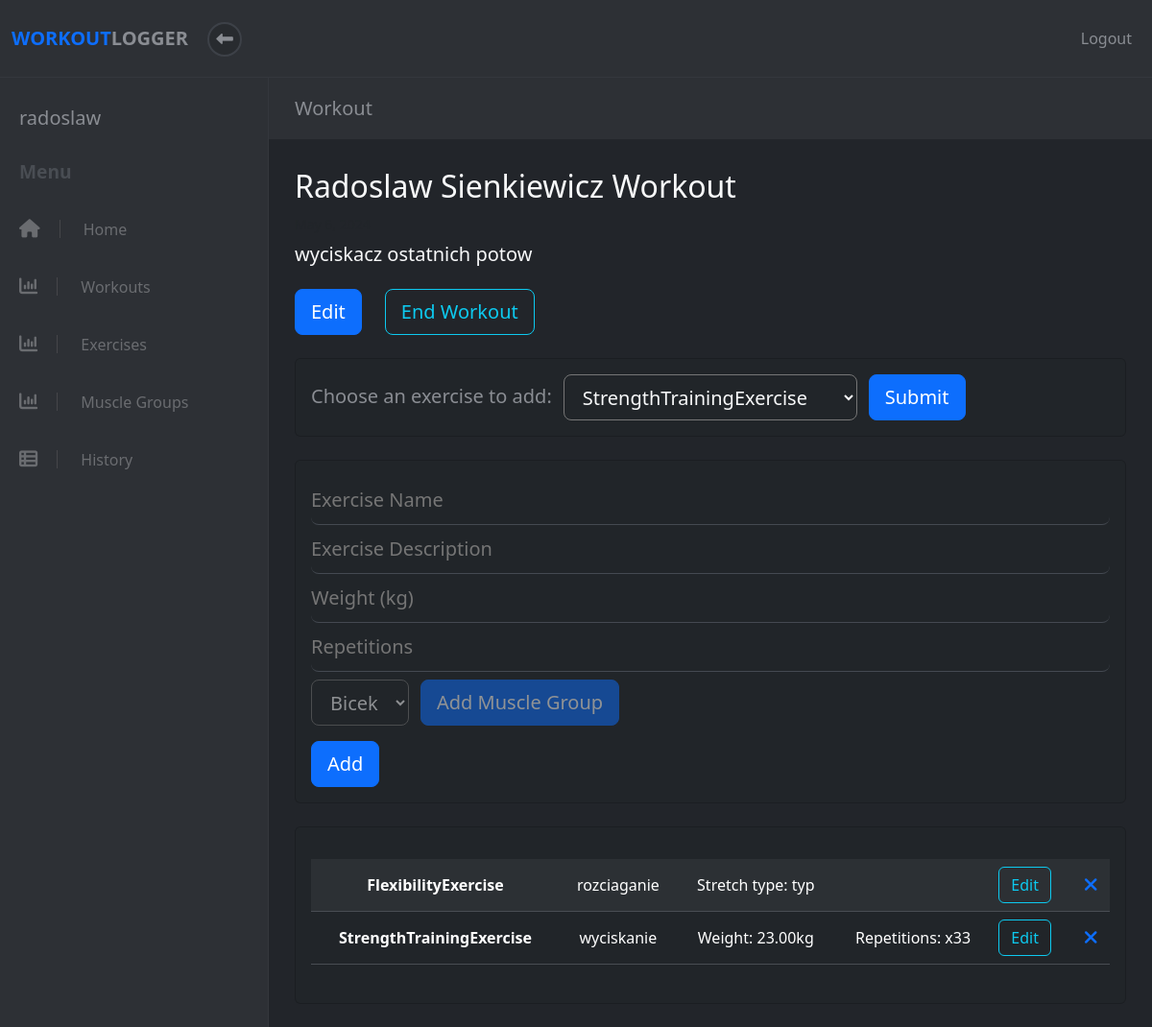
The app's page /workout/1 (signed in), older data.
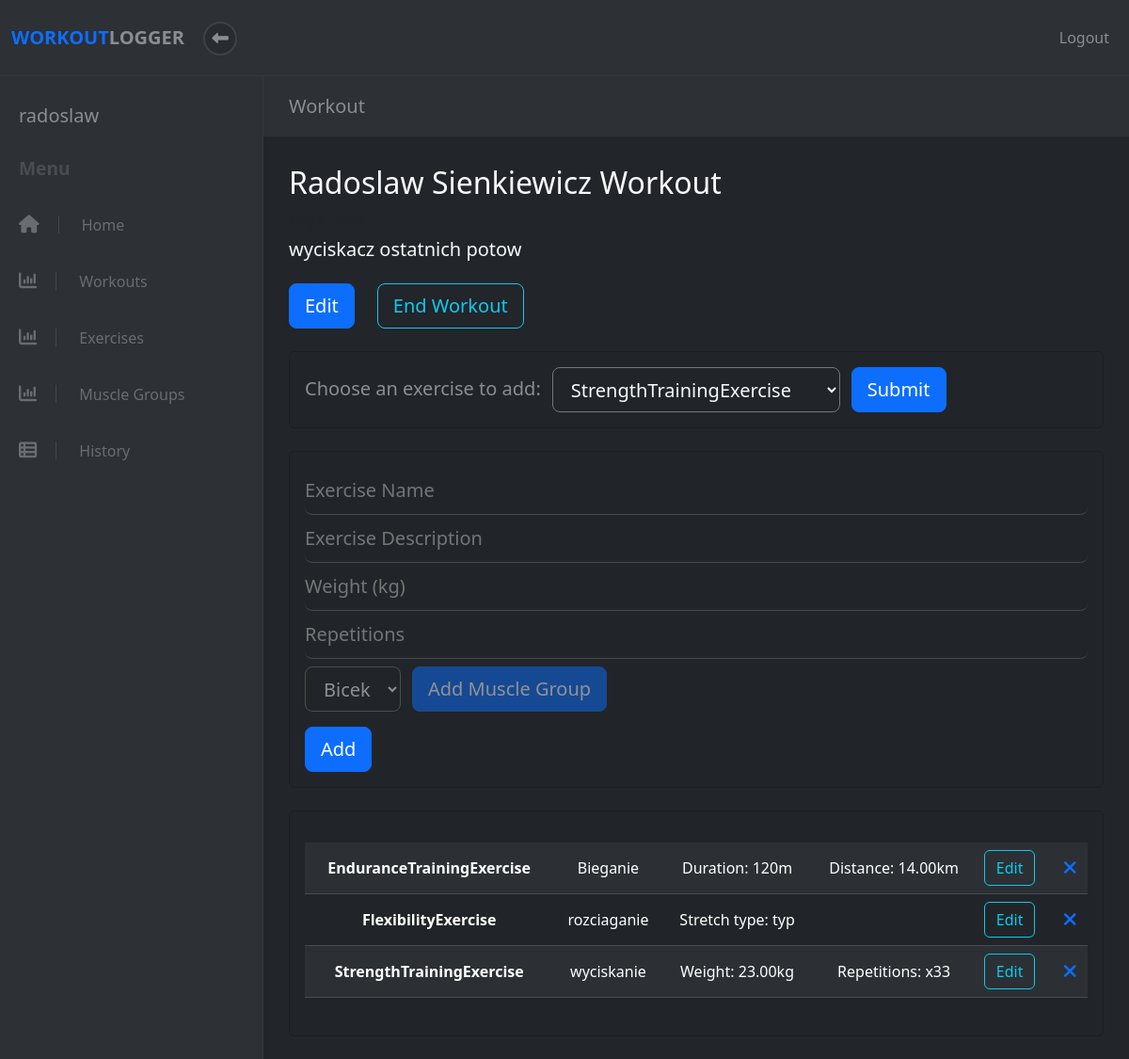
The same page, newer data.
### apps/workout/models.py (models this page shows, shortened)
class Exercise(models.Model):
    name = models.CharField(max_length=50)
    description = models.CharField(max_length=150)
    workout = models.ForeignKey(Workout, on_delete=models.CASCADE, related_name='%(class)s', default=None)
    muscle_group = models.ForeignKey(MuscleGroup, on_delete=models.CASCADE, default=None)
    user = models.ForeignKey(User, on_delete=models.CASCADE, default=None)
    created_at = models.DateTimeField(auto_now_add=True)
    updated_at = models.DateTimeField(auto_now=True)
    objects = ExerciseManager()
    class Meta:
        ordering = ('name', 'muscle_group')
        abstract = True
    def class_name(self):
        return self.__class__.__name__

class FlexibilityExercise(Exercise):
    stretch_type = models.CharField(max_length=50)
    objects = FlexibilityExerciseManager()
    def data(self):
        return ["Stretch type: "+ self.stretch_type, '']

class StrengthTrainingExercise(Exercise):
    weight = models.DecimalField(max_digits=6, decimal_places=2)
    repetitions = models.PositiveIntegerField()
    objects = StrengthTrainingExerciseManager()
    def data(self):
        return [
            "Weight: " + str(self.weight) + "kg",
            "Repetitions: x" + str(self.repetitions)
        ]
    def form_data(self):
        return [
            FormData("weight", "number", "Weight (kg)"),
            FormData("repetitions", "number", "Repetitions")
        ]

class EnduranceTrainingExercise(Exercise):
    duration_minutes = models.PositiveIntegerField()
    distance_km = models.DecimalField(max_digits=6, decimal_places=2)
    objects = EnduranceTrainingExerciseManager()
    def data(self):
        return [
            "Duration: " + str(self.duration_minutes) + "m",
            "Distance: " + str(self.distance_km) + "km"
            ]

### apps/workout/views.py (the view)
# urls.py: re_path(r'^workout/(?P<id>\d*)$', views.workout),
def workout(request, id):
    exercise_type = request.GET.get('exercise_type')
    if(exercise_type == None):
        exercise_type = StrengthTrainingExercise().class_name
    try:
        user = User.objects.get(id=request.session["user_id"])
        ste = StrengthTrainingExercise.objects.filter(workout__id=id)
        ete = EnduranceTrainingExercise.objects.filter(workout__id=id)
        be = BalanceExercise.objects.filter(workout__id=id)
        fe = FlexibilityExercise.objects.filter(workout__id=id)
        exercises = list(chain(ste, ete, be, fe))
        data = {
            'user': user,
            'workout': Workout.objects.get(id=id),
            'exercises': sorted(exercises, key=lambda x: x.updated_at, reverse=True),
            'muscle_groups': MuscleGroup.objects.filter(user = user),
            'exercise_types': get_exercises_types(),
            'current_exercise': exercise_type,
        }
        return render(request, "workout/workout.html", data)
    except (KeyError, User.DoesNotExist) as err:
        messages.info(request, "You must be logged in to view this page.", extra_tags="invalid_session")
        return redirect("/")

### apps/workout/models.py (called while the page is built)
    def __str__(self):
        return self.name

### apps/workout/views_helper.py (called while the page is built)
def get_exercises_types():
    return [
        StrengthTrainingExercise,
        EnduranceTrainingExercise,
        BalanceExercise,
        FlexibilityExercise,
    ]

### apps/workout/templates/workout/workout.html (shortened to what the changed rows need)
<!DOCTYPE html>
<html>
  <head>
    {% load static %}
    <link rel="stylesheet" href="{% static 'fontawesomefree/css/all.min.css' %}">
    <link rel="stylesheet" href="../../static/workout/styles.css">
    {% load bootstrap5 %}
    {% bootstrap_css %}
  </head>
  <body>
    <div class="d-flex align-items-stretch">
      {% include 'workout/sidebar.html' %}
      <div class="page-content">
        <div class="page-header">
          <div class="container-fluid">
            <h2 class="h5 no-margin-bottom">Workout</h2>
          </div>
        </div>
        <section class="no-padding-bottom">
          <div class="container-fluid">
            <div class="row">
              <div class="col-lg-12 text-light">
                <h2 class="">{{ workout.name}}</h2>
                {% if workout.completed == False %}
                <div class="card bg-dark add-exercise mb-4 mt-2">
                  <div class="card-body">
                    <form
                      id="add-exercise-form"
                      action="/exercise"
                      method="POST"
                    >
                      {% for exercise_type in exercise_types %}
                        {% if exercise_type.class_name == current_exercise %}
                          {% for field in exercise_type.form_data %}
                            <div class="form-group">
                              <input
                                id="{{ field.name }}"
                                type="{{ field.type }}"
                                name="{{ field.name }}"
                                required
                                class="input-material form-control-lg"
                                placeholder="{{ field.placeholder }}"
                              />
                            </div>
                          {% endfor %}
                        {% endif %}
                      {% endfor %}
                    </form>
                  </div>
                </div>
                {% endif %}
                {% if exercises %}
                <div class="card bg-dark add-exercise mb-4 mt-2">
                  <div class="card-body">
                    <div id="exercise-wrapper" class="mb-4">
                      <table class="table table-dark table-striped text-light">
                        <tbody>
                          {% for exercise in exercises %}
                          <tr>
                            <th scope="row" class="align-middle text-center">{{ exercise.class_name }}</th>
                            <td class="align-middle text-center">{{ exercise.name }}</td>
                            {% for data in exercise.data %}
                            <td class="align-middle text-center">{{ data }}</td>
                            {% endfor %}
                            <td ><a
                              href="/workout/{{ workout.id }}/edit"
                              class="btn btn-outline-info"
                              >Edit</a
                            ></td>
                            {% if workout.completed == False %}
                            <td class="align-middle text-center">
                              <form
                                id="delete-exercise-form"
                                action="/exercise/{{ exercise.id }}/delete"
                                method="GET"
                                class="p-0"
                              >
                                <button
                                  id="delete-exercise"
                                  type="submit"
                                  class="btn btn-link btn-lg p-0"
                                >
                                  <i class="fa fa-remove delete-exercise"></i>
                                </button>
                              </form>
                            </td>
                            {% endif %}
                          </tr>
                          {% endfor %}
                        </tbody>
                      </table>
                    </div>
                  </div>
                </div>
                {% endif %}
              </div>
            </div>
          </div>
        </section>
      </div>
    </div>
  </body>
</html>

Row changes from the older to the newer data that the page shows:
added EnduranceTrainingExercise: class_name "EnduranceTrainingExercise", name "Bieganie", data "Duration: 120m" "Distance: 14.00km"
